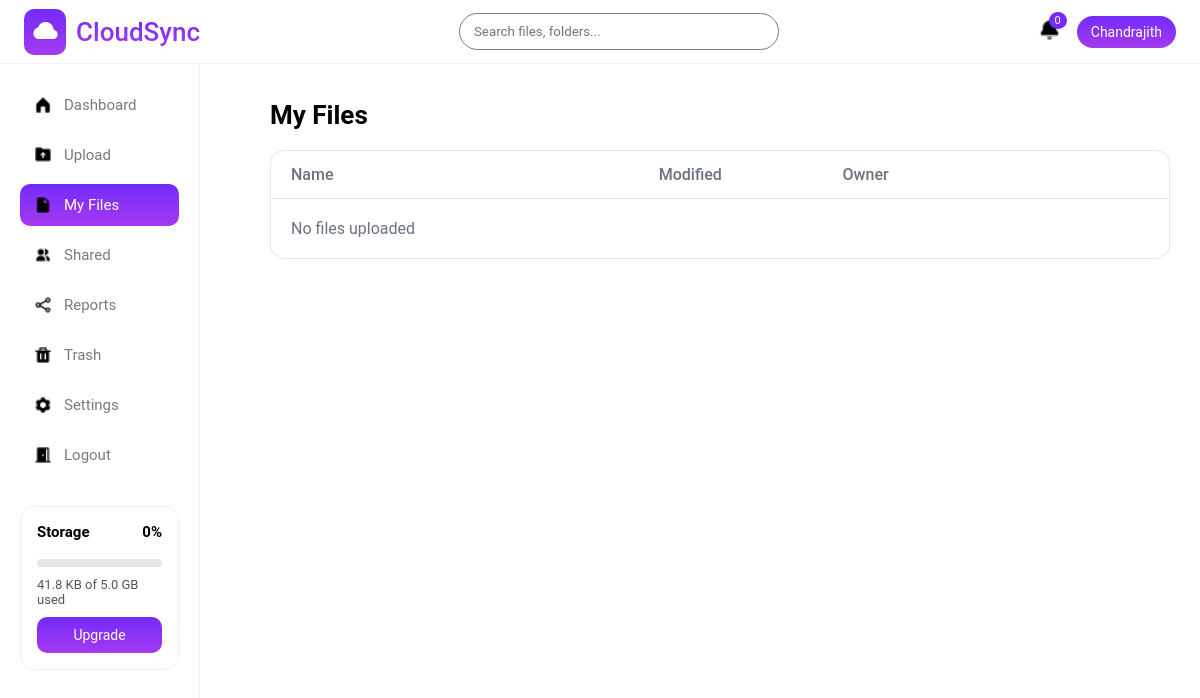
The page /user/myfiles/?type=document (signed in) on the database as committed earlier.
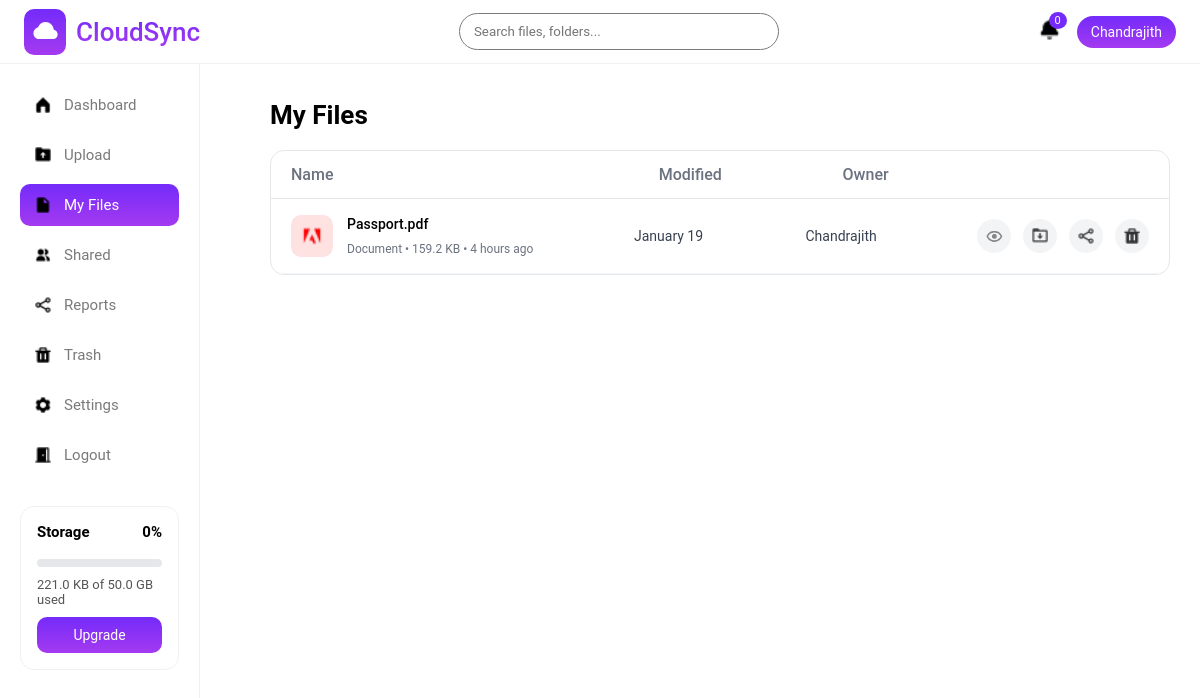
The same page on the database as committed later.
### accounts/models.py (models this page shows)
class User(AbstractUser):
    profile_picture = models.ImageField(null=True, blank=True, upload_to = profile_image_upload_path)
    phone = models.CharField(max_length=10, unique=True, null=True, blank=True)

### storageapp/models.py (models this page shows, shortened)
class CloudFile(models.Model):
    FILE_TYPES = (
        ("image", "Image"),
        ("video", "Video"),
        ("document", "Document"),
        ("other", "Other"),
    )
    user = models.ForeignKey(settings.AUTH_USER_MODEL, on_delete=models.CASCADE)
    file_name = models.CharField(max_length=255)
    file_size = models.BigIntegerField()
    file_type = models.CharField(max_length=20, choices=FILE_TYPES)
    file_url = models.URLField(null=True, blank=True)
    uploaded_file = models.FileField(upload_to='cloud/',null=True)
    public_id = models.CharField(max_length=255,null=True)
    uploaded_at = models.DateTimeField(auto_now_add=True)
    is_deleted = models.BooleanField(default=False)
    deleted_at = models.DateTimeField(null=True, blank=True)

### storageapp/views.py (the view)
# urls.py: path('myfiles/', myfiles, name='myfiles'),
@login_required
def myfiles(request):
    if request.user.is_superuser:
        base_template = "adminpanel/admin_base.html"
    else:
        base_template = "storageapp/base.html"
    q = request.GET.get("q", "").strip()
    file_type = request.GET.get("type")
    files = CloudFile.objects.filter(
        user=request.user,
        is_deleted=False
    )
    if file_type:
        files = files.filter(file_type=file_type)
    if q:
        files = files.filter(file_name__icontains=q)
    files = files.order_by("-uploaded_at")
    return render(
        request,
        "storageapp/myfiles.html",
        {
            "files": files,
            "active_type": file_type,
            "base_template": base_template,
        }
    )

### storageapp/context_processors.py (called while the page is built)
def storage_info(request):
    if not request.user.is_authenticated:
        return {}
    sub = UserSubscription.objects.select_related("plan").filter(user=request.user).first()
    used = (
        CloudFile.objects
        .filter(user=request.user, is_deleted=False)
        .aggregate(total=Sum("file_size"))["total"] or 0
    )
    limit = sub.plan.storage_limit
    storage_percent = min(
        int((used / limit) * 100) if limit else 0,
        100
    )
    return {
        "storage_used": used,
        "storage_limit": limit,
        "storage_percent": int((used / limit) * 100) if limit else 0,
        "current_plan": sub.plan,
        "storage_percent":storage_percent,
    }

### storageapp/templates/storageapp/myfiles.html (shortened to what this page needs)
{% extends base_template %}
{% load static %}
{% load humanize %}
{% block style %}
<link rel="stylesheet" href="{% static 'css/myfiles.css' %}">
{% endblock %}
{% block content %}
<h2 class="page-title">My Files</h2>
<div class="files-table">
    <div class="table-head">
        <span>Name</span>
        <span>Modified</span>
        <span>Owner</span>
        <span></span>
    </div>
    {% for file in files %}
    <div class="file-row" id="file-{{ file.id }}">
        <div class="file-info">
            <div class="file-icon {{ file.file_type }}">
                {% if file.file_type == "image" %}
                    <img src="{% static 'images/image.png' %}">
                {% elif file.file_type == "video" %}
                    <img src="{% static 'images/video.png' %}">
                {% elif file.file_type == "document" %}
                    <img src="{% static 'images/adobe.png' %}">
                {% elif file.file_type == "excel" %}
                    <img src="{% static 'images/excel.png' %}">
                {% elif file.file_type == "word" %}
                    <img src="{% static 'images/word.png' %}">
                {% else %}
                    <img src="{% static 'images/file.png' %}">
                {% endif %}
            </div>
            <div>
                <div class="file-name">{{ file.file_name }}</div>
                <div class="file-meta">
                    {{ file.file_type|capfirst }} • {{ file.file_size|filesizeformat }} •
                    {{ file.uploaded_at|naturaltime }}
                </div>
            </div>
        </div>
        <div class="file-date">
            {{ file.uploaded_at|date:"F d" }}
        </div>
        <div class="file-owner">
            {{ request.user.first_name|default:request.user.username }}
        </div>
        <div class="file-actions">
            {% if file.file_url %}
            <a href="{{ file.file_url }}" target="_blank" class="icon-btn">
                <img src="{% static 'images/hidepassword_icon.png' %}" alt="">
            </a>
            <a href="{% url 'storageapp:download_file' file.id %}"
            class="icon-btn download"
            title="Download">
                <img src="{% static 'images/download.png' %}" alt="">
            </a>
            <button class="icon-btn share"
                    title="Share"
                    onclick="shareFile('{{ file.id }}')">
                <img src="{% static 'images/shareicon.png' %}" alt="">
            </button>
            <button
                class="icon-btn trash"
                title="Move to Trash"
                onclick="moveToTrash('{{ file.id }}')">
                <img src="{% static 'images/trash.png' %}" alt="">
            </button>
            {% endif %}
        </div>
    </div>
    {% empty %}
        <p class="empty">No files uploaded</p>
    {% endfor %}
</div>
{% endblock %}

### storageapp/templates/adminpanel/admin_base.html (shortened to what this page needs)
{% load static %}
<!DOCTYPE html>
<html lang="en">
<head>
    <link rel="stylesheet" href="{% static 'css/common.css' %}">
    <link rel="stylesheet" href="{% static 'css/base.css' %}">
    {% block style %}
    {% endblock %}
</head>
<body>
<div class="header">
    <div class="logoarea">
        <div class="logoimage">
            <img src="{% static 'images/cloud.png' %}" alt="logoimage">
        </div>
        <div class="logotext">CloudSync</div>
    </div>
    {% if request.resolver_match.url_name == 'dashboard' or request.resolver_match.url_name == 'shared_files' or request.resolver_match.url_name == 'myfiles' %}
    <form onsubmit="return false;" class="global-search">
        <div class="search-box">
        <input
            type="text"
            placeholder="Search files, folders..."
        >
        </div>
    </form>
    {% endif %}
    <div class="header-right">
        <div class="notification"><img src="{% static 'images/bell.png' %}" alt="" srcset=""><span>0</span></div>
        <div class="user-pill">{{ request.user.first_name|default:request.user.username }}</div>
    </div>
</div>
<div class="sidebar">
    <a href="{% url 'storageapp:admin_dashboard' %}" class="nav-item {% if request.resolver_match.url_name == 'admin_dashboard' %}active{% endif %}"><img src="{% static 'images/dashboard.png' %}" alt=""> Dashboard</a>
    <a href="{% url 'storageapp:upload_page' %}" class="nav-item {% if request.resolver_match.url_name == 'upload_page' %}active{% endif %}"><img src="{% static 'images/upload.png' %}" alt=""> Upload</a>
    <a href="{% url 'storageapp:myfiles' %}" class="nav-item {% if request.resolver_match.url_name == 'myfiles' %}active{% endif %}"><img src="{% static 'images/myfile.png' %}" alt=""> My Files</a>
    <a href="{% url 'storageapp:shared_files' %}" class="nav-item {% if request.resolver_match.url_name == 'shared_files' %}active{% endif %}"><img src="{% static 'images/share.png' %}" alt=""> Shared</a>
    <a href="" class="nav-item {% if request.resolver_match.url_name == 'reports' %}active{% endif %}"><img src="{% static 'images/shareicon.png' %}" alt=""> Reports</a>
    <a href="{% url 'storageapp:trash' %}" class="nav-item {% if request.resolver_match.url_name == 'trash' %}active{% endif %}"><img src="{% static 'images/trash.png' %}" alt=""> Trash</a>
    <a href="{% url 'storageapp:settings' %}" class="nav-item {% if request.resolver_match.url_name == 'settings' %}active{% endif %}"><img src="{% static 'images/settings.png' %}" alt=""> Settings</a>
    <a href="{% url 'accounts:user_logout' %}" class="nav-item"><img src="{% static 'images/logout.png' %}" alt=""> Logout</a>
    <div class="storage-box">
        <div style="display:flex;justify-content:space-between">
            <strong>Storage</strong>
            <strong>{{ storage_percent }}%</strong>
        </div>
        <div class="progressbar">
        </div>
        <p>
            {{ storage_used|filesizeformat }}
            of
            {{ storage_limit|filesizeformat }}
            used
        </p>
        {% if current_plan.name != "Business" %}
            <a href="{% url 'subscriptions:upgrade_page' %}" class="upgrade-btn">
                Upgrade
            </a>
        {% endif %}
    </div>
</div>
<div class="main">
    {% block content %}
    {% endblock %}
</div>
</body>
</html>

Rows that differ between the two databases and show on the page:
added CloudFile: file_name "Passport.pdf", file_type "Document", file_size|filesizeformat "159.2 KB", uploaded_at "4 hours ago", uploaded_at "January 19", {{ request.user.first_name|default:request.user.username }} "Chandrajith"
Other text that changed with them:
{{ storage_used|filesizeformat }}: "41.8 KB" → "221.0 KB"
{{ storage_limit|filesizeformat }}: "5.0 GB" → "50.0 GB"
text no longer shown: "No files uploaded"
